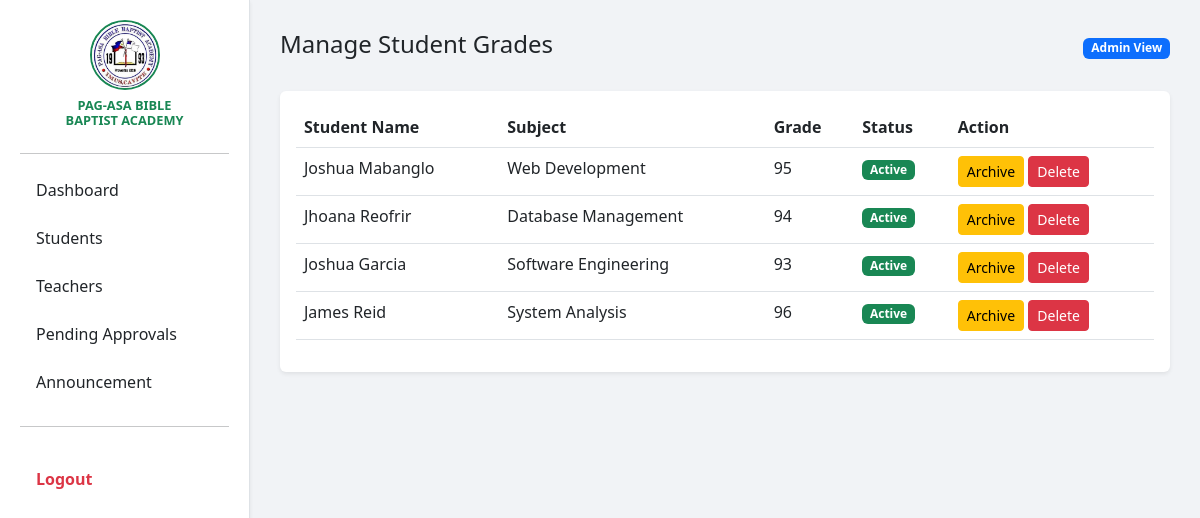
Screenshot of /manage_grading.php (signed in) with the database file from the repository.
### tables this page shows
CREATE TABLE `grades` (
  `id` int(11) NOT NULL,
  `student_name` varchar(255) NOT NULL,
  `subject` varchar(100) NOT NULL,
  `final_grade` int(3) NOT NULL,
  `status` varchar(20) DEFAULT 'Active'
);

### manage_grading.php (the view, shortened to what this page needs)
<?php
include('db_connect.php');
?>
<!DOCTYPE html>
<html lang="en">
<head>
    <link href="https://cdn.jsdelivr.net/npm/bootstrap@5.3.0/dist/css/bootstrap.min.css" rel="stylesheet">
</head>
<body style="background-color: #f1f3f6;">
    <?php include('sidebar.php'); ?>
    <div class="main-content" style="margin-left: 250px; padding: 30px;">
        <div class="d-flex justify-content-between align-items-center mb-4">
            <h4>Manage Student Grades</h4>
            <span class="badge bg-primary">Admin View</span>
        </div>
        <div class="card shadow-sm border-0">
            <div class="card-body">
                <table class="table table-hover">
                    <thead>
                        <tr>
                            <th>Student Name</th>
                            <th>Subject</th>
                            <th>Grade</th>
                            <th>Status</th>
                            <th>Action</th>
                        </tr>
                    </thead>
                    <tbody>
                        <?php
                        $query = "SELECT * FROM grades WHERE status='Active'";
                        $query_run = mysqli_query($conn, $query);
                        if(mysqli_num_rows($query_run) > 0) {
                            foreach($query_run as $grade) {
                                ?>
                                <tr>
                                    <td><?= $grade['student_name']; ?></td>
                                    <td><?= $grade['subject']; ?></td>
                                    <td><?= $grade['final_grade']; ?></td>
                                    <td><span class="badge bg-success"><?= $grade['status']; ?></span></td>
                                    <td>
                                        <form action="code.php" method="POST" style="display:inline;">
                                            <button type="submit" name="archive_grade_btn" class="btn btn-warning btn-sm">Archive</button>
                                        </form>
                                        <form action="code.php" method="POST" style="display:inline;">
                                            <button type="submit" name="delete_grade_btn" class="btn btn-danger btn-sm" onclick="return confirm('Sigurado ka ba na gusto mong i-delete ito?')">Delete</button>
                                        </form>
                                    </td>
                                </tr>
                                <?php
                            }
                        } else {
                            echo "<tr><td colspan='5'>No Active Records Found</td></tr>";
                        }
                        ?>
                    </tbody>
                </table>
            </div>
        </div>
    </div>
</body>
</html>

### rows the page displays
grades: student_name "Joshua Mabanglo", subject "Web Development", final_grade "95", status "Active"
grades: student_name "Jhoana Reofrir", subject "Database Management", final_grade "94", status "Active"
grades: student_name "Joshua Garcia", subject "Software Engineering", final_grade "93", status "Active"
grades: student_name "James Reid", subject "System Analysis", final_grade "96", status "Active"
